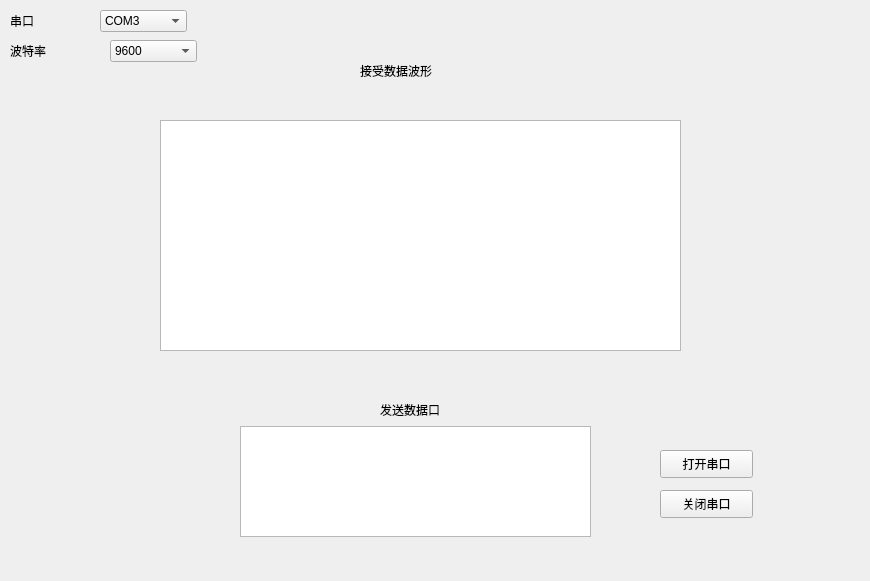
<?xml version="1.0" encoding="UTF-8"?>
<ui version="4.0">
 <class>widget</class>
 <widget class="QWidget" name="widget">
  <property name="geometry">
   <rect>
    <x>0</x>
    <y>0</y>
    <width>870</width>
    <height>581</height>
   </rect>
  </property>
  <property name="windowTitle">
   <string>widget</string>
  </property>
  <widget class="QPushButton" name="pushButton">
   <property name="geometry">
    <rect>
     <x>660</x>
     <y>450</y>
     <width>93</width>
     <height>28</height>
    </rect>
   </property>
   <property name="text">
    <string>打开串口</string>
   </property>
  </widget>
  <widget class="QPushButton" name="pushButton_2">
   <property name="geometry">
    <rect>
     <x>660</x>
     <y>490</y>
     <width>93</width>
     <height>28</height>
    </rect>
   </property>
   <property name="text">
    <string>关闭串口</string>
   </property>
  </widget>
  <widget class="QLabel" name="label">
   <property name="geometry">
    <rect>
     <x>10</x>
     <y>30</y>
     <width>111</width>
     <height>41</height>
    </rect>
   </property>
   <property name="text">
    <string>波特率</string>
   </property>
  </widget>
  <widget class="QLabel" name="label_2">
   <property name="geometry">
    <rect>
     <x>10</x>
     <y>10</y>
     <width>81</width>
     <height>21</height>
    </rect>
   </property>
   <property name="text">
    <string>串口</string>
   </property>
  </widget>
  <widget class="QLabel" name="label_3">
   <property name="geometry">
    <rect>
     <x>360</x>
     <y>50</y>
     <width>201</width>
     <height>41</height>
    </rect>
   </property>
   <property name="text">
    <string>接受数据波形</string>
   </property>
  </widget>
  <widget class="QComboBox" name="serialBox">
   <property name="geometry">
    <rect>
     <x>100</x>
     <y>10</y>
     <width>87</width>
     <height>22</height>
    </rect>
   </property>
   <item>
    <property name="text">
     <string>COM3</string>
    </property>
   </item>
   <item>
    <property name="text">
     <string>COM9</string>
    </property>
   </item>
   <item>
    <property name="text">
     <string>COM15</string>
    </property>
   </item>
   <item>
    <property name="text">
     <string>COM16</string>
    </property>
   </item>
   <item>
    <property name="text">
     <string>COM4</string>
    </property>
   </item>
  </widget>
  <widget class="QComboBox" name="baudrateBox">
   <property name="geometry">
    <rect>
     <x>110</x>
     <y>40</y>
     <width>87</width>
     <height>22</height>
    </rect>
   </property>
   <item>
    <property name="text">
     <string>9600</string>
    </property>
   </item>
   <item>
    <property name="text">
     <string>115200</string>
    </property>
   </item>
  </widget>
  <widget class="QLabel" name="label_4">
   <property name="geometry">
    <rect>
     <x>380</x>
     <y>400</y>
     <width>81</width>
     <height>20</height>
    </rect>
   </property>
   <property name="text">
    <string>发送数据口</string>
   </property>
  </widget>
  <widget class="QTextEdit" name="transit_data">
   <property name="geometry">
    <rect>
     <x>240</x>
     <y>426</y>
     <width>351</width>
     <height>111</height>
    </rect>
   </property>
  </widget>
  <widget class="QTextEdit" name="receive_data">
   <property name="geometry">
    <rect>
     <x>160</x>
     <y>120</y>
     <width>521</width>
     <height>231</height>
    </rect>
   </property>
  </widget>
 </widget>
 <resources/>
 <connections/>
</ui>
